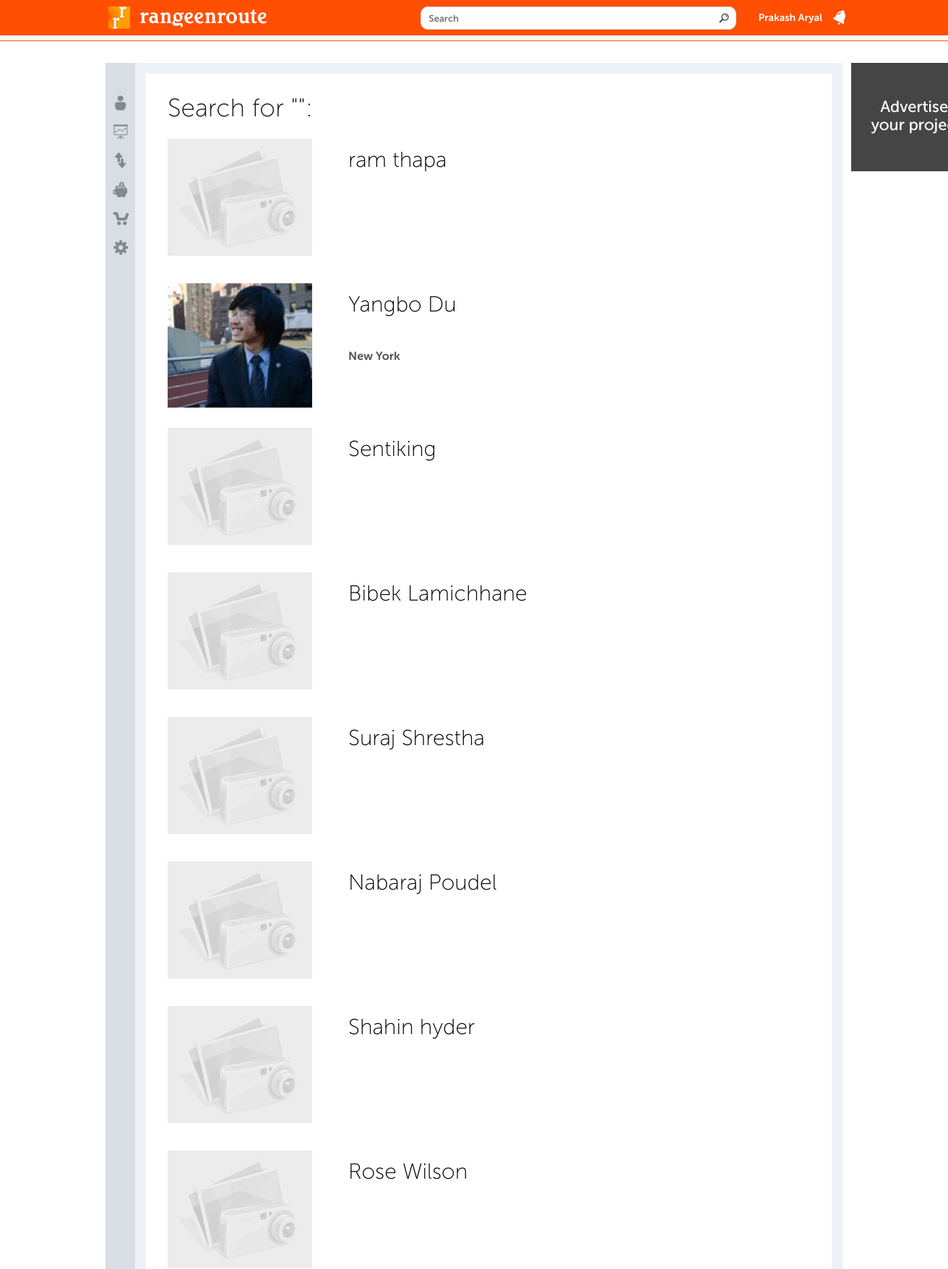
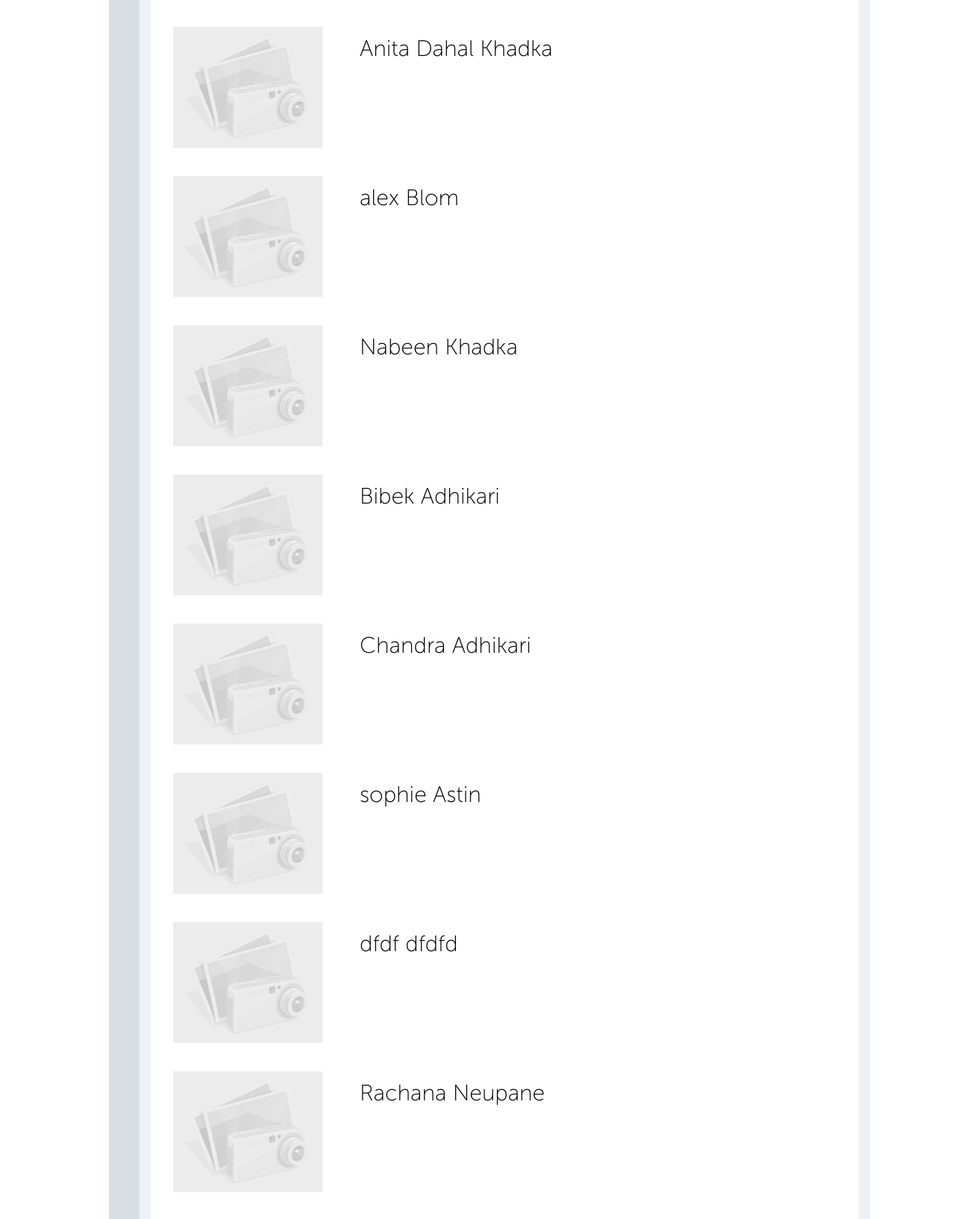
/search.php (signed in, upper part), run on the app's committed database (2 pictures, top to bottom).
### tables this page shows
CREATE TABLE IF NOT EXISTS `users` (
  `user_id` int(11) NOT NULL,
  `first_name` varchar(50) NOT NULL,
  `last_name` varchar(50) NOT NULL,
  `preferred_name` text NOT NULL,
  `display_name` text NOT NULL,
  `keep_preferred_only` int(11) NOT NULL DEFAULT '0',
  `keep_preferred_nickname` int(11) NOT NULL DEFAULT '0',
  `company_name` varchar(50) NOT NULL,
  `location` text NOT NULL,
  `email` varchar(50) NOT NULL,
  `password` varchar(150) NOT NULL,
  `user_type` int(11) NOT NULL,
  `user_level` int(11) NOT NULL DEFAULT '1',
  `birthday` date NOT NULL,
  `gender` int(11) NOT NULL DEFAULT '1',
  `college` text NOT NULL,
  `high_school` text NOT NULL,
  `school` text NOT NULL,
  `position` varchar(100) NOT NULL,
  `hometown` varchar(50) NOT NULL,
  `mailing_address` text NOT NULL,
  `alt_email` varchar(50) NOT NULL,
  `social_network` text NOT NULL,
  `phone` varchar(30) NOT NULL,
  `quotes` text NOT NULL,
  `about_me` text NOT NULL,
  `photo` varchar(50) NOT NULL,
  `created_on` timestamp NOT NULL DEFAULT CURRENT_TIMESTAMP,
  `updated_on` timestamp NULL DEFAULT NULL,
  `password_updated_on` timestamp NOT NULL DEFAULT '0000-00-00 00:00:00',
  `register_type` int(11) NOT NULL DEFAULT '1',
  `verified` int(11) NOT NULL DEFAULT '0',
  `verify_file` text NOT NULL,
  `balance` int(11) NOT NULL DEFAULT '0',
  `confirmed` int(11) NOT NULL DEFAULT '0'
);

### includes/libs/mysql/dbFunctions.php (called while the page is built, shortened)
<?php
class CDatabase {
    var $link;
    function CDatabase($db, $host = "localhost", $user = "", $pass = "") {
        if ($this->link = mysqli_connect($host, $user, $pass)) {
            return mysqli_select_db($this->link,$db);
        } else {
            return 0;
        }
    }
    function query($sql) {
        return mysqli_query( $this->link,$sql);
    }
    function num_rows($q) {
        return mysqli_num_rows($q);
    }
    function fetch_array($q, $result_type = MYSQL_ASSOC) {
        return mysqli_fetch_array($q, $result_type = MYSQLI_ASSOC);
    }
    function free_result($q) {
        return mysqli_free_result($q);
    }
    function sql2array($sql, $keyField = '') {
        if ((empty($sql)) || (!($query = $this->query($sql)))) {
            return false;
        }
        if ($this->num_rows($query) < 1) {
            return false;
        }
        return $this->result2array($query, $keyField);
    }
    function result2array($q, $keyField = '') {
        $Result = array();
        while ($Data = $this->fetch_array($q)) {
            if (empty($keyField)) {
                $Result[] = $Data;
            } else {
                $Result[$Data[$keyField]] = $Data;
            }
        }
        return $Result;
    }
}
?>

### includes/config.php (called while the page is built, shortened)
<?php
require_once(DIR_LIBS . 'mysql/dbFunctions.php');
$db_con = new CDatabase(MYSQL_DATABASE, MYSQL_HOST, MYSQL_USER, MYSQL_PASSWORD);
?>

### includes/app/projects.php (called while the page is built, shortened)
<?php
function searchProjects($search) {
    global $db_con;
    $query = "SELECT `project_id`, `project_title`, `created_on`, `created_by` FROM `projects` WHERE `status` = 1 AND ( `project_title` LIKE '%".$search."%'  OR `details` LIKE '%".$search."%')  ORDER BY `project_id` DESC";
    return $db_con->sql2array($query);
}
function searchUser($search){
    global $db_con;
    $query = "SELECT `user_id`, `display_name`, `photo`, `location` FROM `users` WHERE ( `display_name` LIKE '%".$search."%') ORDER BY `user_id` DESC";
    return $db_con->sql2array($query);
}
?>

### search.php (the view, shortened to what this page needs)
<?php
include ('includes/header.php');
require_once(DIR_APP . 'projects.php');
?>
<div class="inner-page-wrapper store">
    <div class="inner-page content">
        <?php include (DIR_INCLUDE . 'left_nav.php'); ?>
        <div class="main-content">
            <form action="" method="post">
                <div class="content-block">
                    <div class="content-title">Search for "<?php echo $_POST['search_text']; ?>":</div>
                            <?php
                            $projects = searchProjects($_POST['search_text']);
                            $users = searchUser($_POST['search_text']);
                            if ($projects) {
                            foreach ($projects as $project) {
                                $user = getUserData($project['created_by']);
                                $title = $project['project_title'];
                                if (strlen($title) < 20)
                                    $short_title = $title;
                                else
                                    $short_title = substr($title, 0, 19) . '...';
                                ?>
                        <div class="recent-project-item">
                            <?php
                            $image = getFeaturingImage($project['project_id']);
                            if (!empty($image)) {
                                ?>
                                <a href="home.php?pid=<?php echo $project['project_id']; ?>" class="recent-project-title" title="<?php echo $title; ?>"><img src="<?php echo SITE_URL . '/uploads/images/thumbs/' . $image; ?>" alt=""></a>
                            <?php } else { ?>
                                <a href="home.php?pid=<?php echo $project['project_id']; ?>" class="recent-project-title" title="<?php echo $title; ?>"><img src="<?php echo SITE_URL . '/uploads/avatars/nophoto.jpg'; ?>" alt=""></a>
    <?php } ?>
                            <div class="project-bottom-details">
                                <a href="home.php?pid=<?php echo $project['project_id']; ?>" class="recent-project-title" title="<?php echo $title; ?>"><?php echo $short_title; ?></a>
                                <span class="project-rating"><?php echo calculateRating($project['project_id']); ?></span>
                            </div>
                            <div class="project-author"><?php echo TimeAgo(date('Y-m-d', strtotime($project['created_on']))); ?> by <a href="user.php?uid=<?php echo $project['created_by']; ?>"><?php echo $user['display_name']; ?></a></div>
                        </div>
                            <?php }
                            }
                            else if($users){
                                foreach ($users as $user) {
                                    echo '<div style="width:100%; height:200px;">
                        <div class="left" style="width:250px; float:left;">
                            <div class="user-photo">';?>
                                <?php
                                if (empty($user['photo'])) {
                                    echo '<img src="uploads/avatars/nophoto.jpg" style="width:200px;" alt="">';
                                } else {
                                    echo '<img src="uploads/avatars/' . $user['photo'] . '" style="width:200px;" alt="">';
                                }
                                ?>
                            </div>
                         </div>
                        <div class="right" style="width:639px; float:right;">
                            <div class="form-item no-height">
                                <ul class="user-info-left">
                                <li><div class="content-title" style="font-size:30px;"><a href="user.php?uid=<?php echo $user['user_id']; ?>" style="text-decoration:none; color:black;"><?php echo $user['display_name'] ?></a></div></li>
                                <li><h2><?php echo $user['location'] ?></h2></li>
                                </ul>
                            </div>
                        </div></div>
                      <?php  }
                    }
                    else {
                        echo '<h2>No Results</h2>';
                    }
?>
                </div>
        </div>
    </div>
<?php include (DIR_INCLUDE . 'right_side.php'); ?>
</div>
<?php include (DIR_INCLUDE . 'footer.php'); ?>

### css/style.css (style rules this page uses)
body { font-family: 'museo_sans300'; color: #515151; font-size: 14px; }
.content { width: 1020px; overflow: hidden; padding: 30px 0 30px 0; margin: 0 auto; }
.inner-page-wrapper { width: 1020px; margin: 0 auto; position: relative; }
.inner-page { position: relative; min-height: 550px; margin-top: 30px; margin-bottom: 30px; background: #edf2f7 url('../images/inner_bg.jpg') repeat-y left top; padding-top: 0; padding-bottom: 0; }
.main-content { overflow: hidden; padding: 15px; padding-left: 56px; }
.content-block { background: #fff; margin-bottom: 10px; padding: 30px; overflow: hidden; }
.content-title, .content-title .project-title { font-family: 'museo_sans100'; font-size: 35px; color: #181818; margin-bottom: 25px; text-decoration: none; }
.no-height { height: auto !important; overflow: hidden; margin: 0 !important; }
.content-block .form-item { width: 100%; height: 33px; margin-bottom: 7px; }
.content-block .user-photo { width: 208px; height: 172px; overflo: hidden; position: relative; overflow: hidden; }
.content-block .user-photo img { width: 208px; }
.user-info-left, .user-info-right { width: 48%; line-height: 2; font-family: 'museo_sans700'; font-size: 16px; margin-bottom: 10px; }
.user-info-left { float: left; }
.left { float: left; }
.right { float: right; }

### data on the page
users: display_name "ram thapa"
users: photo (picture), display_name "Yangbo Du", location "New York"
users: display_name "Sentiking"
users: display_name "Bibek Lamichhane"
users: display_name "Suraj Shrestha"
users: display_name "Nabaraj Poudel"
users: display_name "Shahin hyder"
users: display_name "Rose Wilson"
users: display_name "Anita Dahal Khadka"
users: display_name "alex Blom"
users: display_name "Nabeen Khadka"
users: display_name "Bibek Adhikari"
users: display_name "Chandra Adhikari"
users: display_name "sophie Astin"
users: display_name "dfdf dfdfd"
users: display_name "Rachana Neupane"

### other printed values
$_SESSION['display_name'] "Prakash Aryal"
